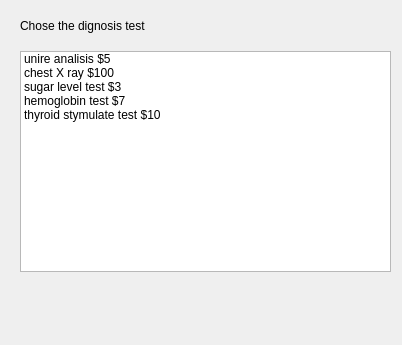
<?xml version="1.0" encoding="UTF-8"?>
<ui version="4.0">
 <class>Dialog</class>
 <widget class="QDialog" name="Dialog">
  <property name="geometry">
   <rect>
    <x>0</x>
    <y>0</y>
    <width>402</width>
    <height>345</height>
   </rect>
  </property>
  <property name="windowTitle">
   <string>Dialog</string>
  </property>
  <widget class="QLabel" name="label">
   <property name="geometry">
    <rect>
     <x>20</x>
     <y>10</y>
     <width>311</width>
     <height>31</height>
    </rect>
   </property>
   <property name="text">
    <string>Chose the dignosis test</string>
   </property>
  </widget>
  <widget class="QLabel" name="labelTest">
   <property name="geometry">
    <rect>
     <x>20</x>
     <y>295</y>
     <width>381</width>
     <height>31</height>
    </rect>
   </property>
   <property name="text">
    <string/>
   </property>
  </widget>
  <widget class="QListWidget" name="listWidgetDiagnosis">
   <property name="geometry">
    <rect>
     <x>20</x>
     <y>51</y>
     <width>371</width>
     <height>221</height>
    </rect>
   </property>
   <item>
    <property name="text">
     <string>unire analisis $5</string>
    </property>
   </item>
   <item>
    <property name="text">
     <string>chest X ray $100</string>
    </property>
   </item>
   <item>
    <property name="text">
     <string>sugar level test $3</string>
    </property>
   </item>
   <item>
    <property name="text">
     <string>hemoglobin test $7</string>
    </property>
   </item>
   <item>
    <property name="text">
     <string>thyroid stymulate test $10</string>
    </property>
   </item>
  </widget>
 </widget>
 <resources/>
 <connections/>
</ui>
